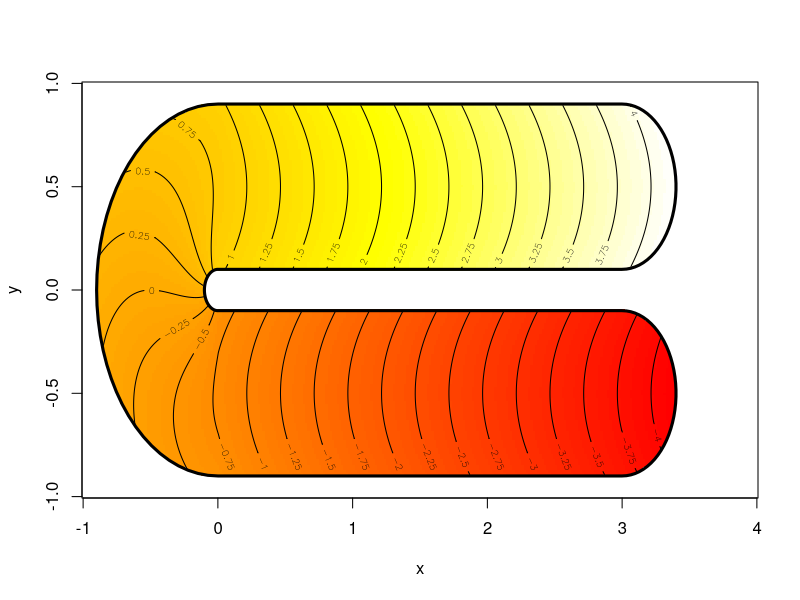

This chart was generated by the following R code:
library(mgcv)


### Name: fs.test
### Title: FELSPLINE test function
### Aliases: fs.test fs.boundary
### Keywords: models smooth regression

### ** Examples

require(mgcv)
## plot the function, and its boundary...
fsb <- fs.boundary()
m<-300;n<-150 
xm <- seq(-1,4,length=m);yn<-seq(-1,1,length=n)
xx <- rep(xm,n);yy<-rep(yn,rep(m,n))
tru <- matrix(fs.test(xx,yy),m,n) ## truth
image(xm,yn,tru,col=heat.colors(100),xlab="x",ylab="y")
lines(fsb$x,fsb$y,lwd=3)
contour(xm,yn,tru,levels=seq(-5,5,by=.25),add=TRUE)
